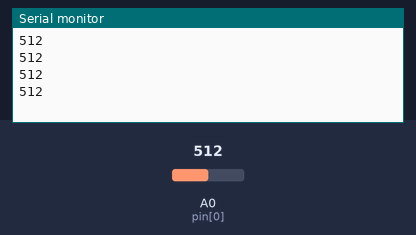
Simulated run of this sketch. Board: Arduino Uno, built with avr-gcc and run on an emulated ATmega328P. On the bench: the last lines printed to the serial monitor. Inputs (shaded band) come from the test bench; at power-on: A0 (pin[0]) = 512.

Above: at 1.2 s.
1.3 s: A0 (pin[0]) set to 716
At 1.71 s:
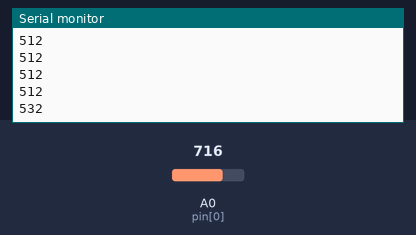
2.8 s: A0 (pin[0]) set to 900
At 2.91 s:
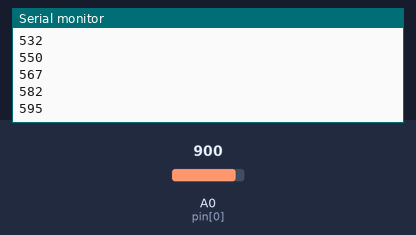
Timing chart, 0 to 5.8 s (numbered marks = the images above; inputs shaded):
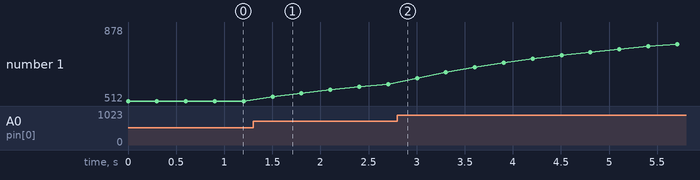

The sketch:

nabiz.ino
```cpp
#include <Smoothed.h>
int pin[]={A0};    // nabız sensörünün bağlı olduğu pin
Smoothed <int> atis;

struct sensor_degerler {

  int deger;
};
struct sensor_degerler sens;

int sayac=0;
int dizi_limiti=1;
void setup() {
  Serial.begin(9600);
  atis.begin(SMOOTHED_EXPONENTIAL,10);
  if(!Serial)
  {
    Serial.println("Seri haberlesme baslatilmadi");
  }
  else
  {
    for(int i=0; i<1; i++) pinMode(pin[i],INPUT);
  }
}

void loop() {

  sens.deger=sensor_okuma(pin[0]);
//  Serial.print("Nabiz deger=");
  Serial.println(sens.deger);
  delay(300);

}

int sensor_okuma(int pin) {

  int smoothed_deger;int sens_deg;
  int giden;
  if(!bool(0))
  {
    sens_deg=analogRead(pin);
    atis.add(sens_deg);
  }
  smoothed_deger=atis.get();
  int toplam[]={smoothed_deger};
  if(!bool(0))
  {
    giden=toplam[sayac];
    sayac++;
    if(sayac>=dizi_limiti) sayac=0;
  }
  return giden;
}
```

Measured:
- after the input at 1.3 s, the serial monitor: prints a new line after 0.20 s (image 1)
- plotted number 1: 512 → 595 after the input at 1.3 s, 595 → 878 after the input at 2.8 s
